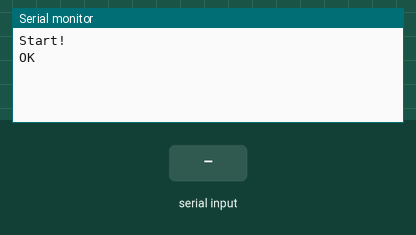
Bench run of a sketch on a simulated Arduino Uno, built with avr-gcc and run on an emulated ATmega328P. On the bench: the last lines printed to the serial monitor. The inputs (shaded band) are chosen by the test bench. The modem accepts every AT command (registered, SIM ready, sends succeed) and sends nothing else.

Above: at 1.2 s.
1.3 s: "1" received over the second serial link
At 2.2 s:
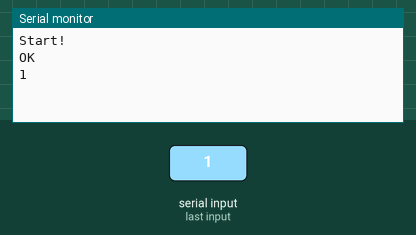
2.8 s: "0" received over the second serial link
At 3.4 s:
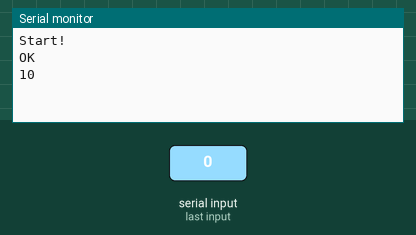

Measured:
- after the input at 1.3 s, the serial monitor: prints a new line at once (image 1)
- after the input at 2.8 s, the serial monitor: prints a new line at once (image 2)

The sketch:

sketch_feb27a.ino
```cpp
#include <SoftwareSerial.h>
SoftwareSerial SIM800(2, 3);        // 2 - RX Arduino (TX SIM800L), 3 - TX Arduino (RX SIM800L)
void setup() {
  Serial.begin(9600);               // Скорость обмена данными с компьютером
  Serial.println("Start!");
  SIM800.begin(9600);               // Скорость обмена данными с модемом
  SIM800.println("AT");
}

void loop() {
  if (SIM800.available())           // Ожидаем прихода данных (ответа) от модема...
    Serial.write(SIM800.read());    // ...и выводим их в Serial
  if (Serial.available())           // Ожидаем команды по Serial...
    SIM800.write(Serial.read());    // ...и отправляем полученную команду модему
}
```
